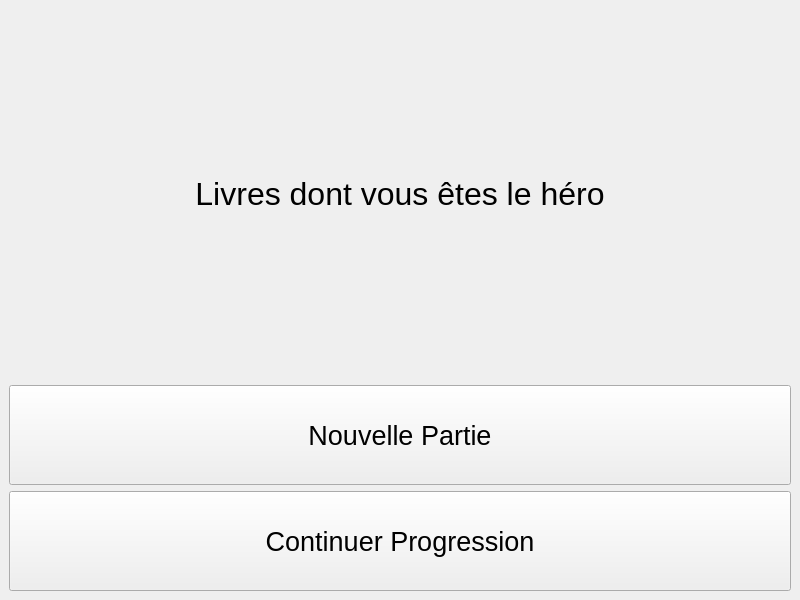
<?xml version="1.0" encoding="UTF-8"?>
<ui version="4.0">
 <class>MainWindow</class>
 <widget class="QMainWindow" name="MainWindow">
  <property name="geometry">
   <rect>
    <x>0</x>
    <y>0</y>
    <width>800</width>
    <height>600</height>
   </rect>
  </property>
  <property name="windowTitle">
   <string>MainWindow</string>
  </property>
  <widget class="QWidget" name="centralwidget">
   <layout class="QVBoxLayout" name="verticalLayout_2">
    <item>
     <layout class="QVBoxLayout" name="verticalLayout">
      <item>
       <widget class="QLabel" name="message_bienvenu">
        <property name="font">
         <font>
          <pointsize>24</pointsize>
         </font>
        </property>
        <property name="text">
         <string>Livres dont vous êtes le héro</string>
        </property>
        <property name="alignment">
         <set>Qt::AlignCenter</set>
        </property>
       </widget>
      </item>
      <item>
       <widget class="QPushButton" name="bouton_nouvelle_partie">
        <property name="minimumSize">
         <size>
          <width>0</width>
          <height>100</height>
         </size>
        </property>
        <property name="font">
         <font>
          <pointsize>20</pointsize>
         </font>
        </property>
        <property name="text">
         <string>Nouvelle Partie</string>
        </property>
       </widget>
      </item>
      <item>
       <widget class="QPushButton" name="bouton_continuer_sauvegarde">
        <property name="minimumSize">
         <size>
          <width>0</width>
          <height>100</height>
         </size>
        </property>
        <property name="font">
         <font>
          <pointsize>20</pointsize>
         </font>
        </property>
        <property name="text">
         <string>Continuer Progression</string>
        </property>
        <property name="autoDefault">
         <bool>false</bool>
        </property>
       </widget>
      </item>
     </layout>
    </item>
   </layout>
  </widget>
 </widget>
 <resources/>
 <connections/>
</ui>
